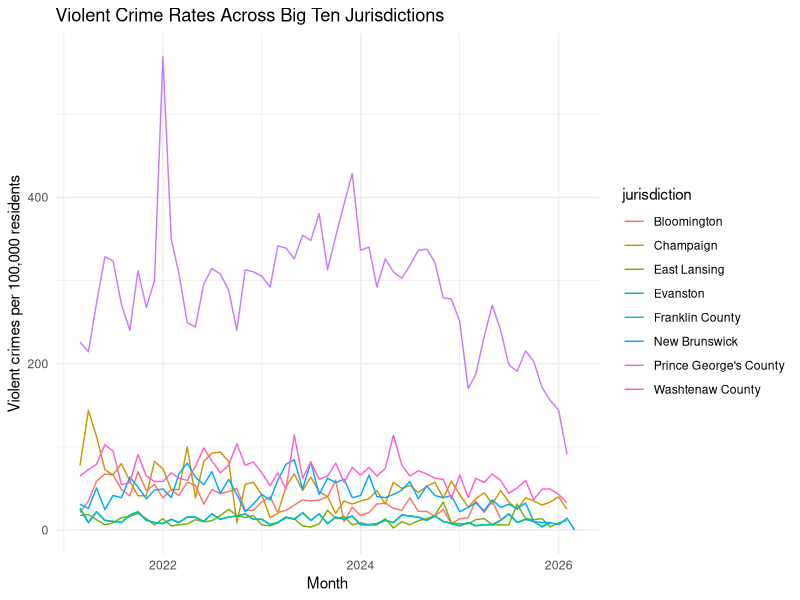
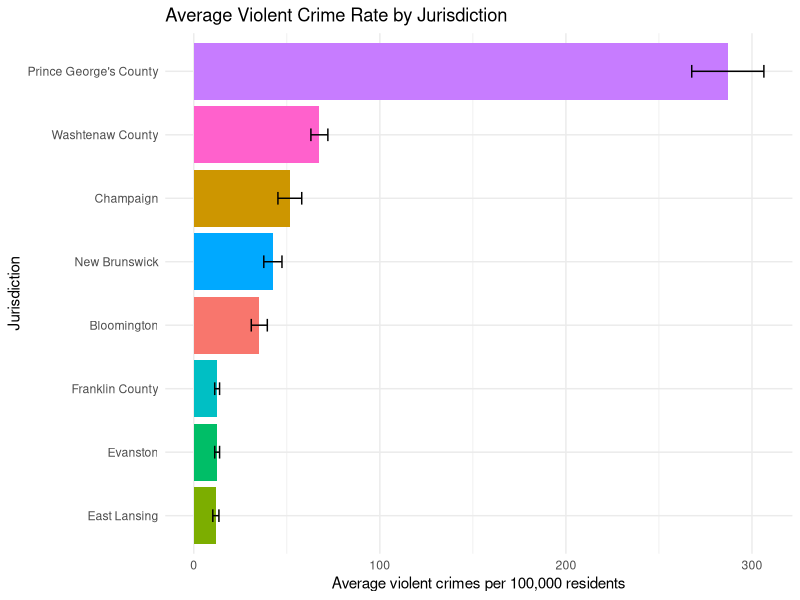

Recreate these plots in R, in order.
## ---- chunk 1
knitr::opts_chunk$set(echo = TRUE, warning = FALSE, message = FALSE)
## ---- chunk 2
library(tidyverse)
library(lubridate)
library(broom)
library(knitr)
## ---- chunk 3
Bloomington_VC_Data_Sheet1 <- read_csv("Bloomington VC Data - Sheet1.csv", na = c("N/A"))
Champaign_VC_Data1 <- read_csv("Champaign VC Data - Sheet1.csv", na = c("N/A"))
East_Lansing_VC_Data1 <- read_csv("East Lansing VC Data - Sheet1.csv", na = c("N/A"))
Evanston_VC_Data1 <- read_csv("Evanston VC Data - Sheet1.csv", na= c("N/A"))
Franklin_County_VC_Data1 <- read_csv("Evanston VC Data - Sheet1.csv", na = c("N/A"))
New_Brunswick_VC_Data1 <- read_csv("New Brunswick VC Data - Sheet1.csv", na = c("N/A"))
PG_County_VC_Data1 <- read_csv("PG County VC Data - Sheet1.csv", na = c("N/A"))
Washentaw_County_VC_Data1 <- read_csv("Washentaw County VC Data - Sheet1.csv", na = c("N/A"))

## ---- chunk 4
Bloomington <- Bloomington_VC_Data_Sheet1 |>
  rename(
    month = Month,
    aggravated_assault= `Aggravated Assault Offenses`,
    homicide = `Homicide Offenses`,
    rape = `Rape Offenses`,
    robbery = `Robbery Offenses`
  ) |> 
  mutate(
    month = my(month),
    population = 80000,
    total_violent_crime = aggravated_assault + homicide + rape + robbery, rate_per_100k = (total_violent_crime / population) * 100000,
    jurisdiction = "Bloomington"
  )
## ---- chunk 5
Champaign <- Champaign_VC_Data1 |>
  rename(
    month = Month,
    aggravated_assault= `Aggravated Assault Offenses`,
    homicide = `Homicide Offenses`,
    rape = `Rape Offenses`,
    robbery = `Robbery Offenses`
  ) |> 
  mutate(
    month = my(month),
    population = 80000,
    total_violent_crime = aggravated_assault + homicide + rape + robbery, rate_per_100k = (total_violent_crime / population) * 100000,
    jurisdiction = "Champaign"
  )
## ---- chunk 6
East_Lansing <- East_Lansing_VC_Data1 |>
  rename(
    month = Month,
    aggravated_assault= `Aggravated Assault Offenses`,
    homicide = `Homicide Offenses`,
    rape = `Rape Offenses`,
    robbery = `Robbery Offenses`
  ) |> 
  mutate(
    month = my(month),
    population = 80000,
    total_violent_crime = aggravated_assault + homicide + rape + robbery, rate_per_100k = (total_violent_crime / population) * 100000,
    jurisdiction = "East Lansing"
  )
## ---- chunk 7
Evanston <- Evanston_VC_Data1 |>
  rename(
    month = Month,
    aggravated_assault = `Aggravated Assault Offenses`,
    homicide = `Homicide Offenses`,
    rape = `Rape Offenses`,
    robbery = `Robbery Offenses`
  ) |> mutate(
    month = my(month),
    population = 77000,
    total_violent_crime = aggravated_assault + homicide + rape + robbery,
    rate_per_100k = (total_violent_crime / population) * 100000,
    jurisdiction = "Evanston"
  )
## ---- chunk 8
Franklin_County <- Franklin_County_VC_Data1 |>
  rename(
    month = Month,
    aggravated_assault = `Aggravated Assault Offenses`,
    homicide = `Homicide Offenses`,
    rape = `Rape Offenses`,
    robbery = `Robbery Offenses`
  ) |> mutate(
    month = my(month),
    population = 77000,
    total_violent_crime = aggravated_assault + homicide + rape + robbery,
    rate_per_100k = (total_violent_crime / population) * 100000,
    jurisdiction = "Franklin County"
  )
## ---- chunk 9
New_Brunswick <- New_Brunswick_VC_Data1 |>
  rename(
    month = Month,
    aggravated_assault = `Aggravated Assault Offenses`,
    homicide = `Homicide Offenses`,
    rape = `Rape Offenses`,
    robbery = `Robbery Offenses`
  ) |> mutate(
    month = my(month),
    population = 77000,
    total_violent_crime = aggravated_assault + homicide + rape + robbery,
    rate_per_100k = (total_violent_crime / population) * 100000,
    jurisdiction = "New Brunswick"
  )
## ---- chunk 10
PG_County <- PG_County_VC_Data1 |>
  rename(
    month = Month,
    aggravated_assault = `Aggravated Assault Offenses`,
    homicide = `Homicide Offenses`,
    rape = `Rape Offenses`,
    robbery = `Robbery Offenses`
  ) |> mutate(
    month = my(month),
    population = 77000,
    total_violent_crime = aggravated_assault + homicide + rape + robbery,
    rate_per_100k = (total_violent_crime / population) * 100000,
    jurisdiction = "Prince George's County"
  )
## ---- chunk 11
Washtenaw_County <- Washentaw_County_VC_Data1 |>
  rename(
    month = Month,
    aggravated_assault = `Aggravated Assault Offenses`,
    homicide = `Homicide Offenses`,
    rape = `Rape Offenses`,
    robbery = `Robbery Offenses`
  ) |> mutate(
    month = my(month),
    population = 77000,
    total_violent_crime = aggravated_assault + homicide + rape + robbery,
    rate_per_100k = (total_violent_crime / population) * 100000,
    jurisdiction = "Washtenaw County"
  )
## ---- chunk 12
all_crime <- bind_rows(Bloomington,Champaign, East_Lansing, Evanston, Franklin_County, New_Brunswick, PG_County, Washtenaw_County
)
## ---- chunk 13
glimpse(all_crime)
summary(all_crime$rate_per_100k)
## ---- chunk 14
all_crime |> ggplot(aes(x= month, y= rate_per_100k, color = jurisdiction)) + geom_line() +
  labs(
    title= "Violent Crime Rates Across Big Ten Jurisdictions",
    x="Month",
    y="Violent crimes per 100,000 residents"
    ) +
  theme_minimal()
## ---- chunk 15
crime_summary <- all_crime |>
  group_by(jurisdiction) |> summarize(
    mean_rate = mean(rate_per_100k, na.rm = TRUE),
    sd_rate = sd(rate_per_100k, na.rm = TRUE),
    months = sum(!is.na(rate_per_100k)),
    se_rate = sd_rate / sqrt(months),
    margin_error = qt(0.975, df = months - 1) * se_rate,
    ci_lower = mean_rate - margin_error,
    ci_upper = mean_rate + margin_error
  )

## ---- chunk 16
crime_summary |> ggplot(aes(x = reorder(jurisdiction, mean_rate), y = mean_rate, fill = jurisdiction)) +
  geom_col() + geom_errorbar(aes(ymin = ci_lower, ymax = ci_upper), width = 0.2) +
  coord_flip() +
  labs(title = "Average Violent Crime Rate by Jurisdiction",
    x = "Jurisdiction",
    y = "Average violent crimes per 100,000 residents") + theme_minimal() + theme(legend.position = "none")
## ---- chunk 17
pg_periods <- all_crime |> filter(jurisdiction == "Prince George's County") |> mutate(period = if_else(year(month) <= 2023, "2021-2023", "2024-2026"))

t_test_pg <- t.test(rate_per_100k ~ period, data = pg_periods)

t_test_pg

## ---- chunk 18
period_summary <- pg_periods |> group_by(period) |>
summarize(mean_rate = mean(rate_per_100k, na.rm = TRUE), sd_rate = sd(rate_per_100k, na.rm = TRUE), months = n())

first_period <- period_summary |> filter(period == "2021-2023")
second_period <- period_summary |> filter(period == "2024-2026")

pooled_sd <- sqrt(
((first_period$months - 1) * first_period$sd_rate^2 + (second_period$months - 1) * second_period$sd_rate^2) /(first_period$months + second_period$months - 2))

cohens_d <- (first_period$mean_rate - second_period$mean_rate) / pooled_sd

cohens_d
## ---- chunk 19
all_crime <- all_crime |>
  arrange(jurisdiction, month) |>
  group_by(jurisdiction) |>
  mutate(month_index = row_number())
